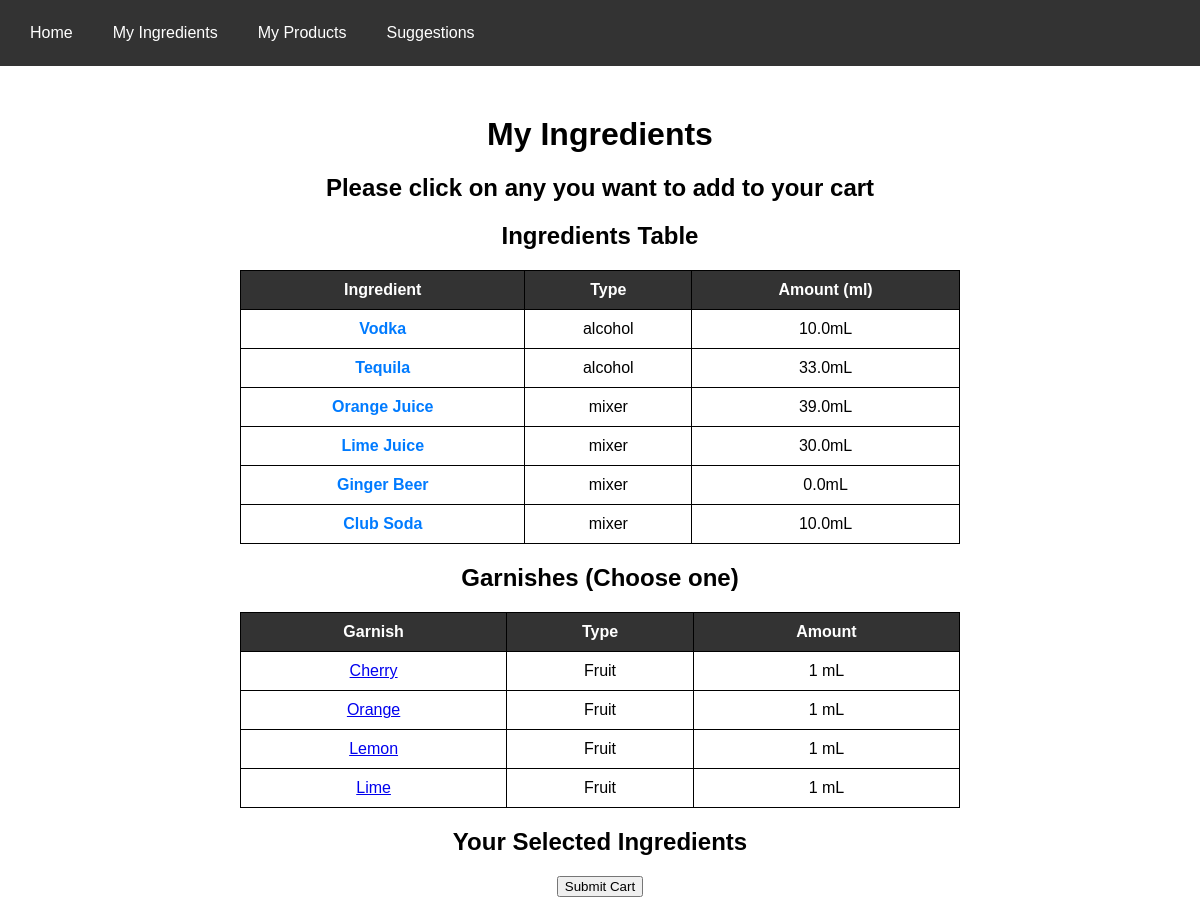
The page /ingredients/ on the database as committed earlier.
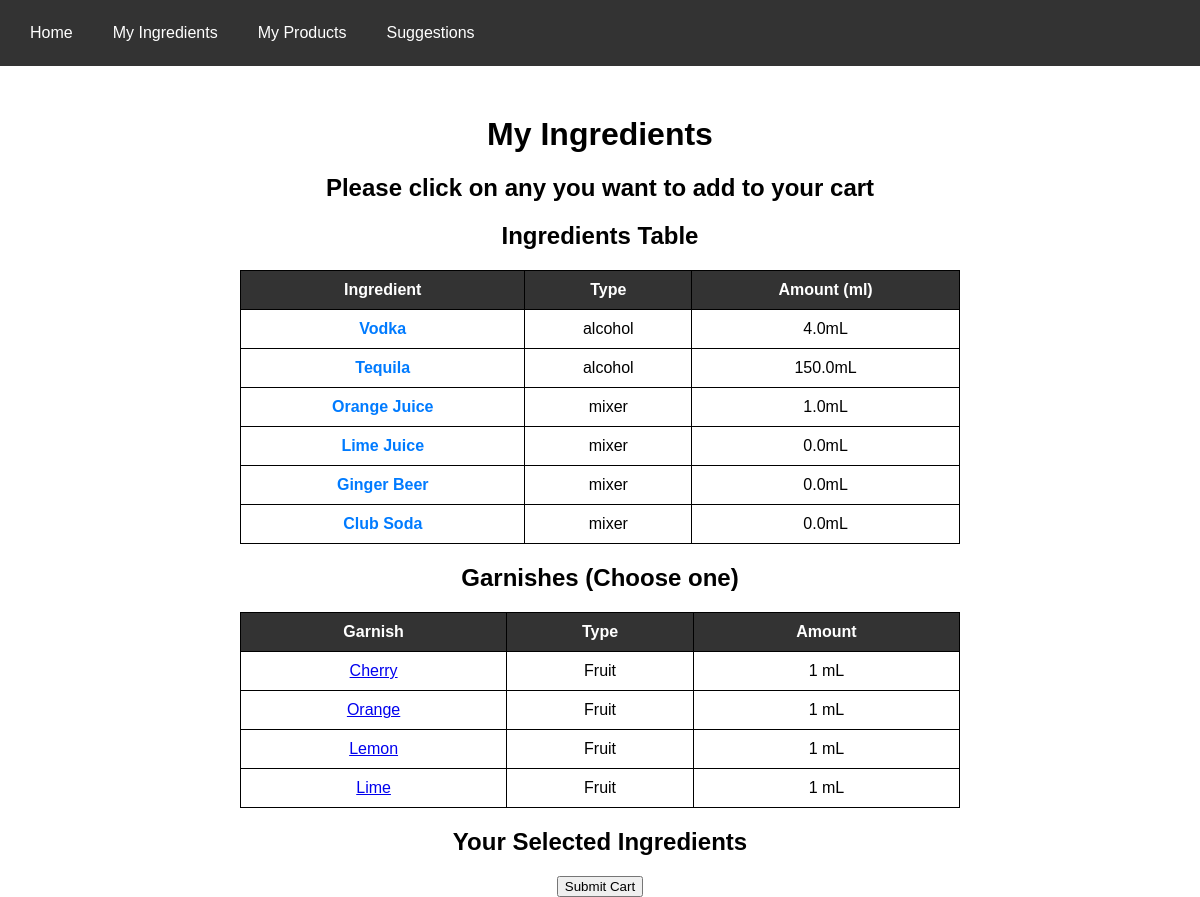
The same page on the database as committed later.
### BarBelt/models.py (models this page shows)
class Ingredient(models.Model):
    name = models.CharField(max_length = 100)
    type = models.CharField(max_length = 100)
    amount = models.FloatField(default = 100)

### BarBelt/views.py (the view)
# urls.py: path('ingredients/', views.ingredients, name='ingredients'),
def ingredients(request):
    ingredients = Ingredient.objects.all()
    garnishes = Garnish.objects.all()
    context = {'ingredients':ingredients, 'garnishes':garnishes}
    return render(request,'ingrediants.html',context)

### BarBelt/templates/ingrediants.html (shortened to what this page needs)
<!DOCTYPE html>
<html lang="en">
<head>
</head>
<body>
    <div class="navbar">
        <a href="#">Home</a>
        <a href="{% url 'ingredients' %}">My Ingredients</a>
        <a href="{% url 'products' %}">My Products</a>
        <a href="{% url 'suggestions' %}">Suggestions</a>
    </div>
    <div class="container">
        <h1>My Ingredients</h1>
        <h2>Please click on any you want to add to your cart</h2>
        <h2>Ingredients Table</h2>
        <table>
            <tr>
                <th>Ingredient</th>
                <th>Type</th>
                <th>Amount (ml)</th>
            </tr>
            {% for ingredient in ingredients %}
            <tr>
                <td><a href="#" class="ingredient-clickable" data-name="{{ ingredient.name }}" data-type="{{ ingredient.type }}" data-amount="{{ ingredient.amount }}" data-index="{{ forloop.counter0 }}">{{ ingredient.name }}</a></td>
                <td>{{ ingredient.type }}</td>
                <td>{{ingredient.amount}}mL</td>
            </tr>
            {% empty %}
                <li>No ingredients added yet</li>
            {% endfor %}
        </table>
        <h2>Garnishes (Choose one)</h2>
        <table>
            <tr>
                <th>Garnish</th>
                <th>Type</th>
                <th>Amount</th>
            </tr>
            {% for garnish in garnishes %}
                <tr>
                    <td><a href="#" class="garnish-clickable" data-name="{{ garnish.name }}" data-type="Fruit" data-amount="{{ garnish.amount }}" data-index="{{ forloop.counter0 }}">{{ garnish.name }}</a></td>
                    <td>Fruit</td>
                    <td>{{ garnish.amount }} mL</td>
                </tr>
            {% empty %}
                <tr><td colspan="3">No garnishes available</td></tr>
            {% endfor %}
        </table>
        <h2>Your Selected Ingredients</h2>
            <form method="post" action = "{% url 'submit_cart' %}">
                <input type="submit" value="Submit Cart">
            </form>
    </div>
</body>
</html>

Rows that differ between the two databases and show on the page:
changed Ingredient "Vodka": amount "10.0" → "4.0"
changed Ingredient "Tequila": amount "33.0" → "150.0"
changed Ingredient "Orange Juice": amount "39.0" → "1.0"
changed Ingredient "Lime Juice": amount "30.0" → "0.0"
changed Ingredient "Club Soda": amount "10.0" → "0.0"
